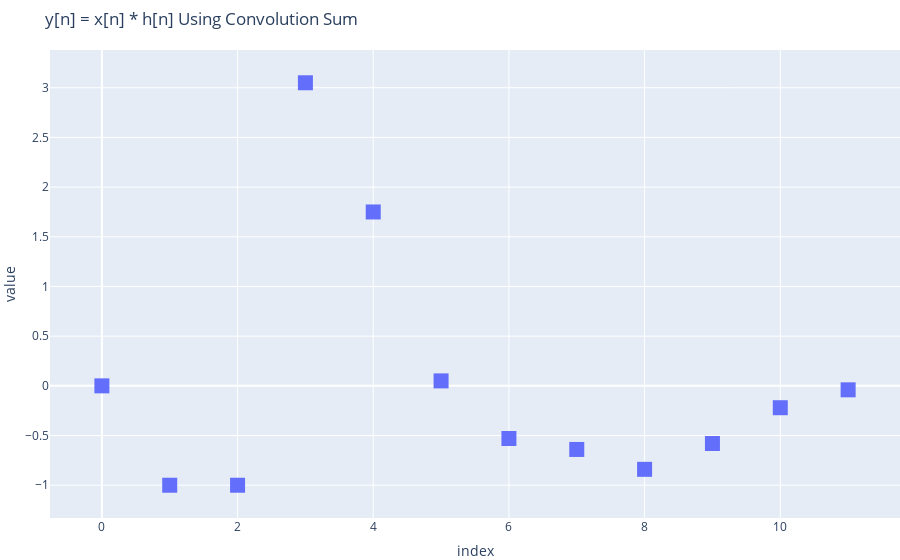

Write notebook code for a chart like this one.
### Markdown cell above
The Convolution Sum for discrete signals is:
$$
y[i] = \sum_{j=0}^{M-1}h[j]\ x[i-j]
$$
where $M$ is the length of the impulse response $h[j]$. In words, the value of the $i$th point in $y$ is the sum of the impulse response at point $j$ times the input signal $x[i-j]$, across all points from $j=0\to M-1$. The index $j$ runs to $M-1$ because we are using a starting index of 0.

What happens when we are calculating $y[0]$ and the $j$ index hits 1? We can't index $x[-1]$ - same with $x[-2], x[-3]$, etc. These samples don't exist. The same issue arises when $i$ reaches values outside of the range of $x$, since the length of $y$ is larger than $x$.

The solution is to pad the arrays with zeros for the out-of-bounds indices. Zero-padding the samples is effectively ignoring the non-existant samples. The code below takes zero-padding into consideration by skipping the invalid indices.

### Code cell
"""
Convolve x[n] with h[n] using the convolution sum
"""
def convolve(h, x):
    y = np.zeros(len(x) + len(h) - 1)
    for i in range(len(y)):
        for j in range(len(h)):
            if i - j < 0:
                continue
            elif i - j >= len(x):
                continue
            else:
                y[i] += h[j]*x[i-j]
    return y

fig = px.scatter(convolve(x, h))
fig.update_traces(marker=dict(size=15, symbol="square"))
fig.update_layout(title="y[n] = x[n] * h[n] Using Convolution Sum", showlegend=False)
fig.show()

### Figure 1 — Plotly figure (JSON) as saved in the notebook; plotly's stock layout.template omitted (floating-point values rounded to 4 significant figures)
{"data": [{"hovertemplate": "variable=0<br>index=%{x}<br>value=%{y}<extra></extra>", "legendgroup": "0", "marker": {"color": "#636efa", "size": 15, "symbol": "square"}, "mode": "markers", "name": "0", "orientation": "v", "showlegend": true, "type": "scatter", "x": [0, 1, 2, 3, 4, 5, 6, 7, 8, 9, 10, 11], "xaxis": "x", "y": [0, -1, -1, 3.05, 1.75, 0.05, -0.53, -0.64, -0.84, -0.58, -0.22, -0.04], "yaxis": "y"}], "layout": {"legend": {"title": {"text": "variable"}, "tracegroupgap": 0}, "showlegend": false, "title": {"text": "y[n] = x[n] * h[n] Using Convolution Sum"}, "xaxis": {"anchor": "y", "domain": [0, 1], "title": {"text": "index"}}, "yaxis": {"anchor": "x", "domain": [0, 1], "title": {"text": "value"}}}}
